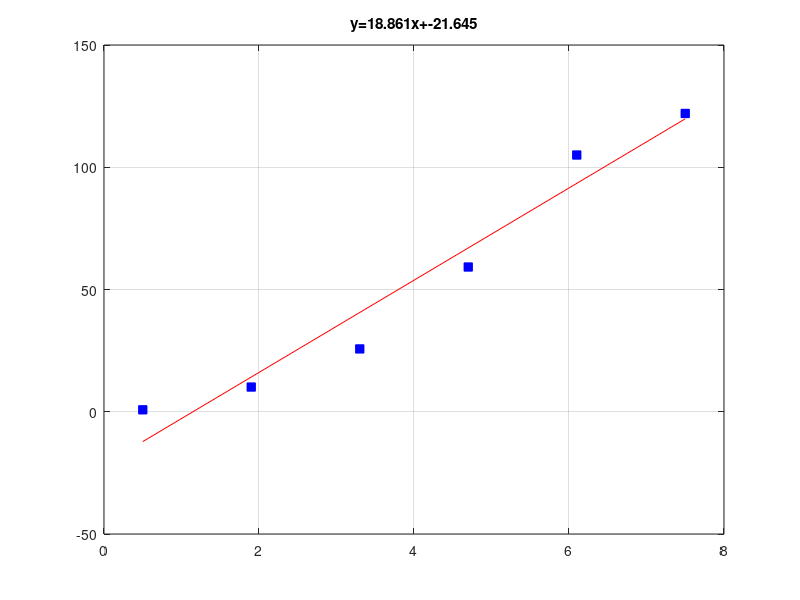

Write the MATLAB code that produced this figure.
clear all;clc
z=load('regresion.txt');
x=z(1,:);y=z(2,:);

n=numel(x);sx=sum(x);sx2=x*x';
sy=sum(y);
sxy=x*y';

d=n*sx2-sx^2;
a=(n*sxy-sx*sy)/d;
b=(sx2*sy-sx*sxy)/d;

printf('a=%g b=%g\n',a,b)
x2=[min(x) max(x)];y2=a*x2+b;
%--------------------------
clf;plot(x,y,'bs','markerfacecolor','b');
hold on;plot(x2,y2,'r-');grid on
title(sprintf('y=%.3fx+%.3f',a,b))  #sprinf sirve para poner liñas de texto como en este ejemplo
